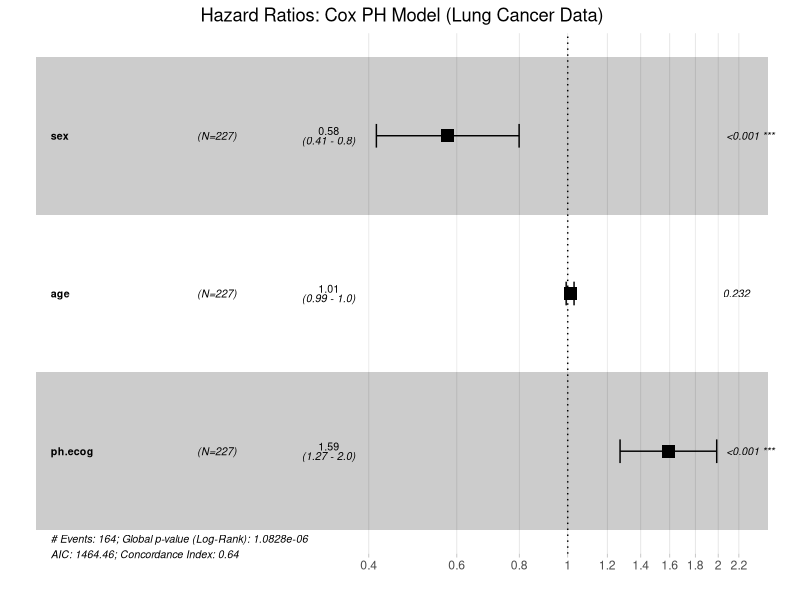
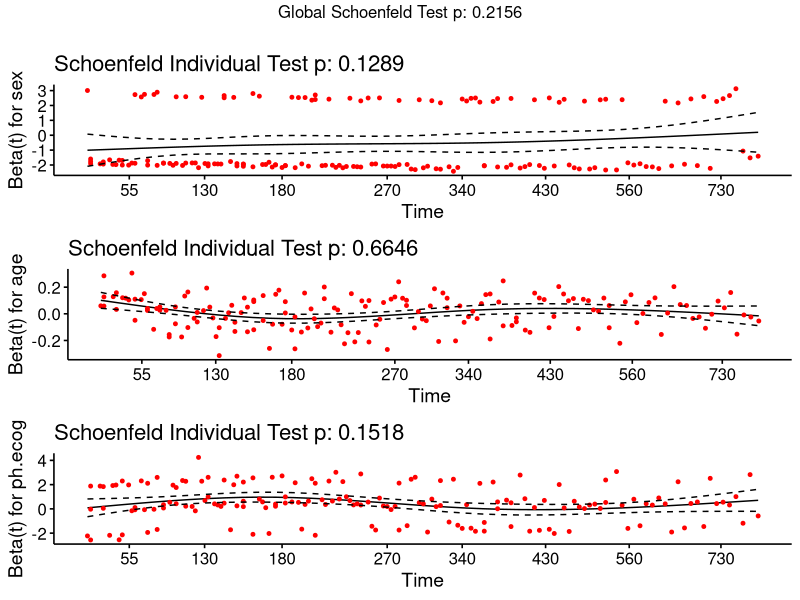
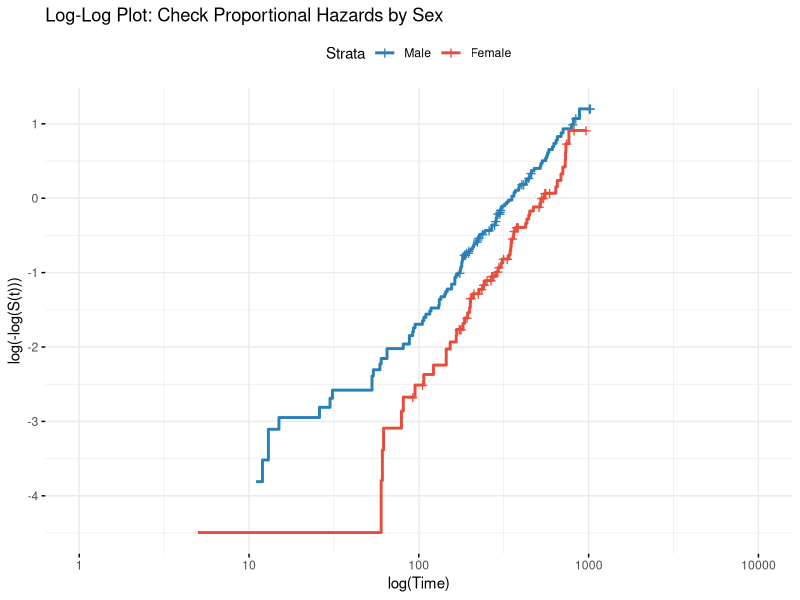
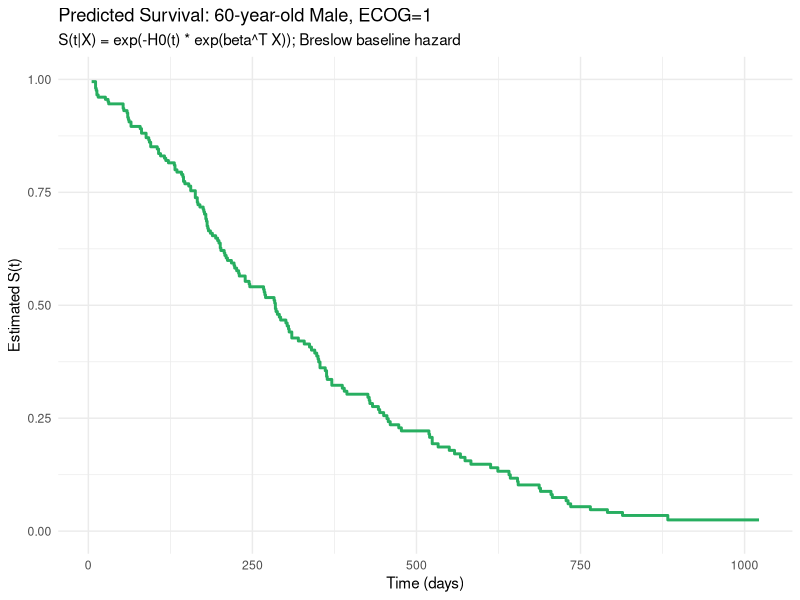

R code for these plots, in order:
# Required packages
library(survival)
library(survminer)
library(dplyr)
library(ggplot2)

# Dataset: NCCTG lung cancer survival data
# Variables: time (days), status (2=dead, 1=censored), sex (1=M, 2=F),
#            age, ph.ecog (performance status 0-4), ph.karno, meal.cal, wt.loss
data(lung)
lung <- lung |> mutate(event = ifelse(status == 2, 1, 0))

cat("Lung dataset: n =", nrow(lung), "| events =", sum(lung$event), "\n\n")

# ============================================================
# Task 1: Fit a Cox PH model with sex, age, and ph.ecog
# ============================================================
# Cox model syntax: coxph(Surv(time, event) ~ X1 + X2 + ..., data=...)
# ph.ecog = 0 (asymptomatic) to 4 (bedbound); use only 0-3 (exclude 4 for
# sample size reasons — or just leave it in).

# TODO: Fit the Cox PH model. Store as cox_fit.
# Remove rows with missing ph.ecog before fitting.
lung_cc <- lung |> filter(!is.na(ph.ecog))

cox_fit <- coxph(Surv(time, event) ~ sex + age + ph.ecog, data = lung_cc)

# TODO: Print the model summary and identify:
#   (a) the log-hazard ratio (coef) and hazard ratio (exp(coef)) for sex
#   (b) the 95% CI for each hazard ratio
#   (c) which covariates are significant at alpha=0.05
summary(cox_fit)

# TODO: Print the concordance statistic (C-index) from the summary output.
# The C-index ranges from 0.5 (no discrimination) to 1.0 (perfect).
cat("\nConcordance (C-index):", summary(cox_fit)$concordance[1], "\n\n")

# ============================================================
# Task 2: Hazard ratio forest plot
# ============================================================
# ggforest() from survminer creates a publication-quality forest plot.

# TODO: Create a forest plot of the hazard ratios with 95% CIs.
# Use ggforest(cox_fit, data = lung_cc, main = "Hazard Ratios: Cox PH Model")
ggforest(cox_fit, data = lung_cc,
         main = "Hazard Ratios: Cox PH Model (Lung Cancer Data)")

# TODO: Interpret the forest plot:
#   - Which covariate has the largest effect on survival?
#   - Is age a significant predictor after adjusting for sex and performance status?

# ============================================================
# Task 3: Check proportional hazards — Schoenfeld residuals
# ============================================================
# cox.zph() tests whether the scaled Schoenfeld residuals are correlated with
# time. A significant p-value (< 0.05) indicates non-proportional hazards.

# TODO: Run cox.zph(cox_fit) and print the result.
# Then plot the Schoenfeld residuals vs time with ggcoxzph().
zph_test <- cox.zph(cox_fit)
print(zph_test)

# TODO: Plot Schoenfeld residuals for all covariates.
# A smooth trend line (red) near zero at all times supports PH.
ggcoxzph(zph_test)

# ============================================================
# Task 4: Check proportional hazards — log-log plot
# ============================================================
# Under PH, log(-log(S_k(t))) vs log(t) should yield parallel curves for
# different groups. We check sex, since it is a discrete covariate.

# TODO: Fit a stratified KM model for sex.
# Plot log(-log(KM)) vs log(time) using ggsurvplot with fun="cloglog".
km_sex <- survfit(Surv(time, event) ~ sex, data = lung_cc)

ggsurvplot(
  km_sex,
  data   = lung_cc,
  fun    = "cloglog",
  xlab   = "log(Time)",
  ylab   = "log(-log(S(t)))",
  title  = "Log-Log Plot: Check Proportional Hazards by Sex",
  legend.labs = c("Male", "Female"),
  palette = c("#2980b9", "#e74c3c"),
  ggtheme = theme_minimal()
)
# TODO: Describe whether the curves are approximately parallel.
# Parallel curves support the PH assumption for sex.

# ============================================================
# Task 5: Likelihood ratio test — compare nested models
# ============================================================
# Compare two nested Cox models:
#   Model A (reduced): sex only
#   Model B (full):    sex + age + ph.ecog
# LR statistic = 2 * (loglik_full - loglik_reduced) ~ chi^2(df = 2)

# TODO: Fit model A (sex only). Extract log-partial-likelihood from $loglik[2].
cox_sex <- coxph(Surv(time, event) ~ sex, data = lung_cc)
loglik_A <- cox_sex$loglik[2]
loglik_B <- cox_fit$loglik[2]

LR_stat <- 2 * (loglik_B - loglik_A)
df_diff  <- length(coef(cox_fit)) - length(coef(cox_sex))
p_LR     <- 1 - pchisq(LR_stat, df = df_diff)

cat(sprintf("Likelihood ratio test (Model B vs A):\n"))
cat(sprintf("  LR statistic = %.4f, df = %d, p-value = %.4f\n",
            LR_stat, df_diff, p_LR))
cat("Conclusion: Does adding age and ph.ecog significantly improve the model?\n\n")

# TODO: Use anova(cox_sex, cox_fit) as a cross-check.
print(anova(cox_sex, cox_fit))

# ============================================================
# Task 6: Survival prediction with basehaz()
# ============================================================
# basehaz() returns the Breslow estimate of H0(t) — the cumulative baseline hazard.
# S(t|X) = exp(-H0(t) * exp(beta^T X))

# TODO: Extract the baseline cumulative hazard with basehaz(cox_fit).
# For a 60-year-old male (sex=1) with ph.ecog=1, compute the predicted
# survival curve S(t|X) at the times in basehaz and plot it.

bh        <- basehaz(cox_fit, centered = FALSE)
X_new     <- c(sex = 1, age = 60, ph.ecog = 1)
lp_new    <- sum(coef(cox_fit) * X_new)    # linear predictor beta^T X
S_pred_df <- data.frame(
  t      = bh$time,
  S_pred = exp(-bh$hazard * exp(lp_new))
)

ggplot(S_pred_df, aes(x = t, y = S_pred)) +
  geom_step(color = "#27ae60", linewidth = 1) +
  ylim(0, 1) +
  labs(
    title    = "Predicted Survival: 60-year-old Male, ECOG=1",
    subtitle = "S(t|X) = exp(-H0(t) * exp(beta^T X)); Breslow baseline hazard",
    x = "Time (days)", y = "Estimated S(t)"
  ) +
  theme_minimal()
